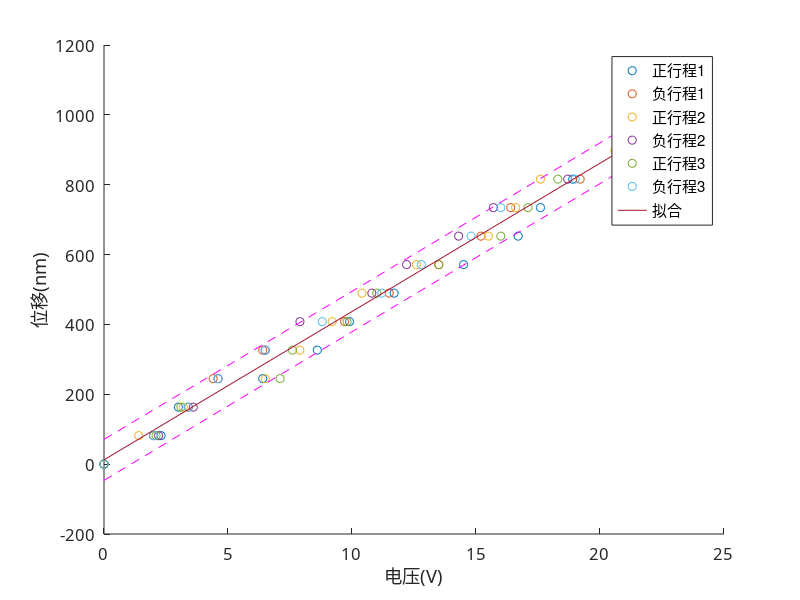

The MATLAB script that drew this image:
% 该文件用于处理数据，详情查看README文件
clc;
clear;

% 波长
lamuda = 652.8;

%记录数据
x11 = [0,2.3,3.0,6.4,8.6,9.9,11.7,14.5,16.7,17.6,18.9,21.7,23.5];%正行程位移变化时电压
x12 = [0,2.0,3.4,4.4,6.4,9.7,11.5,13.5,15.2,16.4,19.2,21.5,23.3];%负行程位移变化时电压

x21 = [0,1.4,3.2,6.5,7.9,9.2,10.4,12.6,15.5,16.6,17.6,20.6,22.3];%正行程位移变化时电压
x22 = [0,2.2,3.6,4.6,6.5,7.9,10.8,12.2,14.3,15.7,18.7,21,22.3];%负行程位移变化时电压

x31 = [0,2.1,3.1,7.1,7.6,9.8,11.0,13.5,16.0,17.1,18.3,20.9,22.5];
x32 = [0,2.0,3.4,4.6,6.5,8.8,11.2,12.8,14.8,16.0,19.0,21.3,22.5];

x = (0:x11(1,13)/12:x11(1,13));
y = lamuda/8*(0:1:12); %计算测量出的理论位移

%曲线拟合
[p1,S1] = polyfit([x11,x12,x21,x22,x31,x32],[y,y,y,y,y,y],1);
[y_fit,delta] = polyval(p1,x,S1);
corrcoef([x11,x12,x21,x22,x31,x32],[y,y,y,y,y,y])%计算相关系数并输出

set(gca, 'Fontname', 'Times newman', 'Fontsize', 12);
% 画第1次测量曲线
hold on;
plot(x11,y,'o');
plot(x12,y,'o');
plot(x21,y,'o');
plot(x22,y,'o');
plot(x31,y,'o');
plot(x32,y,'o');
plot(x,y_fit);
plot(x,y_fit+2*delta,'m--',x,y_fit-2*delta,'m--')
legend('正行程1','负行程1','正行程2','负行程2','正行程3','负行程3','拟合');
xlabel('电压(V)');
ylabel('位移(nm)');
hold off;

fprintf("标准差delta = %.2fnm\n",delta(1));

